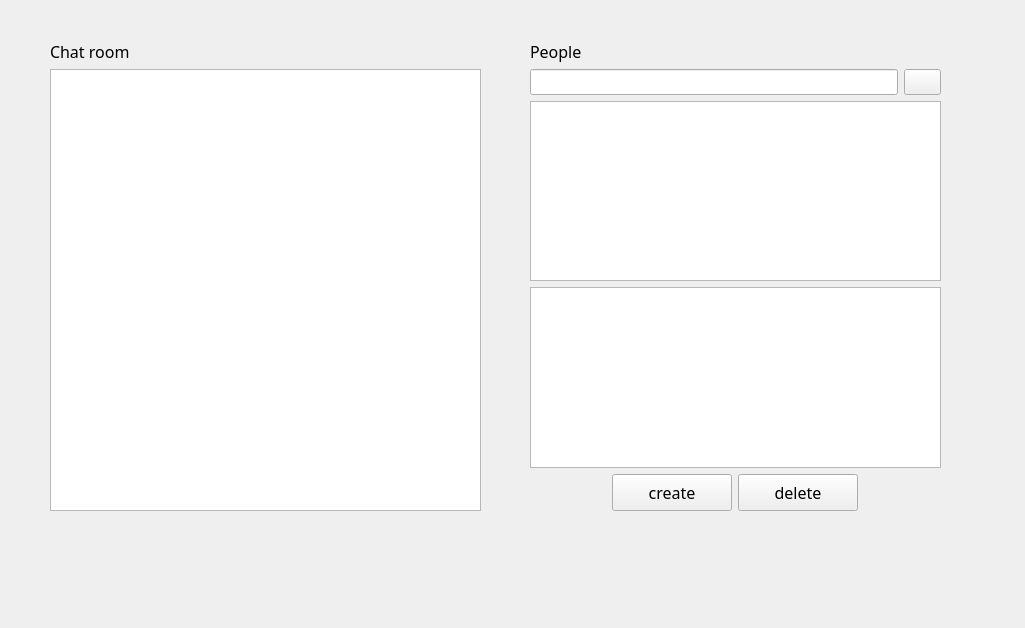
<?xml version="1.0" encoding="UTF-8"?>
<ui version="4.0">
 <class>ChatWidgetForManager</class>
 <widget class="QWidget" name="ChatWidgetForManager">
  <property name="geometry">
   <rect>
    <x>0</x>
    <y>0</y>
    <width>1025</width>
    <height>628</height>
   </rect>
  </property>
  <property name="sizePolicy">
   <sizepolicy hsizetype="Expanding" vsizetype="Expanding">
    <horstretch>0</horstretch>
    <verstretch>0</verstretch>
   </sizepolicy>
  </property>
  <property name="font">
   <font>
    <family>한화 L</family>
   </font>
  </property>
  <property name="windowTitle">
   <string>Form</string>
  </property>
  <widget class="QWidget" name="layoutWidget">
   <property name="geometry">
    <rect>
     <x>50</x>
     <y>40</y>
     <width>431</width>
     <height>471</height>
    </rect>
   </property>
   <layout class="QVBoxLayout" name="verticalLayout">
    <item>
     <layout class="QHBoxLayout" name="horizontalLayout">
      <item>
       <widget class="QLabel" name="chatRoomLabel">
        <property name="sizePolicy">
         <sizepolicy hsizetype="Expanding" vsizetype="Maximum">
          <horstretch>0</horstretch>
          <verstretch>0</verstretch>
         </sizepolicy>
        </property>
        <property name="maximumSize">
         <size>
          <width>16777215</width>
          <height>50</height>
         </size>
        </property>
        <property name="font">
         <font>
          <family>한화 L</family>
          <pointsize>12</pointsize>
         </font>
        </property>
        <property name="text">
         <string>Chat room</string>
        </property>
       </widget>
      </item>
      <item>
       <spacer name="horizontalSpacer">
        <property name="orientation">
         <enum>Qt::Orientation::Horizontal</enum>
        </property>
        <property name="sizeHint" stdset="0">
         <size>
          <width>288</width>
          <height>20</height>
         </size>
        </property>
       </spacer>
      </item>
     </layout>
    </item>
    <item>
     <widget class="QListWidget" name="chatRoomListWidget">
      <property name="font">
       <font>
        <family>한화 L</family>
        <pointsize>11</pointsize>
       </font>
      </property>
     </widget>
    </item>
   </layout>
  </widget>
  <widget class="QWidget" name="layoutWidget">
   <property name="geometry">
    <rect>
     <x>530</x>
     <y>40</y>
     <width>411</width>
     <height>471</height>
    </rect>
   </property>
   <layout class="QVBoxLayout" name="verticalLayout_2">
    <item>
     <layout class="QHBoxLayout" name="horizontalLayout_2">
      <item>
       <widget class="QLabel" name="peopleLabel">
        <property name="sizePolicy">
         <sizepolicy hsizetype="Expanding" vsizetype="Maximum">
          <horstretch>0</horstretch>
          <verstretch>0</verstretch>
         </sizepolicy>
        </property>
        <property name="maximumSize">
         <size>
          <width>16777215</width>
          <height>50</height>
         </size>
        </property>
        <property name="font">
         <font>
          <family>한화 L</family>
          <pointsize>12</pointsize>
         </font>
        </property>
        <property name="text">
         <string>People</string>
        </property>
       </widget>
      </item>
      <item>
       <spacer name="horizontalSpacer_2">
        <property name="orientation">
         <enum>Qt::Orientation::Horizontal</enum>
        </property>
        <property name="sizeHint" stdset="0">
         <size>
          <width>288</width>
          <height>20</height>
         </size>
        </property>
       </spacer>
      </item>
     </layout>
    </item>
    <item>
     <layout class="QHBoxLayout" name="horizontalLayout_3">
      <item>
       <widget class="QLineEdit" name="searchNameEdit">
        <property name="sizePolicy">
         <sizepolicy hsizetype="Expanding" vsizetype="Maximum">
          <horstretch>0</horstretch>
          <verstretch>0</verstretch>
         </sizepolicy>
        </property>
        <property name="maximumSize">
         <size>
          <width>16777215</width>
          <height>80</height>
         </size>
        </property>
        <property name="font">
         <font>
          <family>한화 L</family>
          <pointsize>10</pointsize>
         </font>
        </property>
       </widget>
      </item>
      <item>
       <widget class="QPushButton" name="searchNameButton">
        <property name="sizePolicy">
         <sizepolicy hsizetype="Maximum" vsizetype="Maximum">
          <horstretch>0</horstretch>
          <verstretch>0</verstretch>
         </sizepolicy>
        </property>
        <property name="maximumSize">
         <size>
          <width>80</width>
          <height>80</height>
         </size>
        </property>
        <property name="text">
         <string/>
        </property>
       </widget>
      </item>
     </layout>
    </item>
    <item>
     <widget class="QListWidget" name="searchResultWidget">
      <property name="sizePolicy">
       <sizepolicy hsizetype="Expanding" vsizetype="Expanding">
        <horstretch>0</horstretch>
        <verstretch>0</verstretch>
       </sizepolicy>
      </property>
      <property name="maximumSize">
       <size>
        <width>16777215</width>
        <height>200</height>
       </size>
      </property>
      <property name="font">
       <font>
        <family>한화 L</family>
        <pointsize>11</pointsize>
       </font>
      </property>
     </widget>
    </item>
    <item>
     <widget class="QListWidget" name="selectedResidentWidget">
      <property name="sizePolicy">
       <sizepolicy hsizetype="Expanding" vsizetype="Expanding">
        <horstretch>0</horstretch>
        <verstretch>0</verstretch>
       </sizepolicy>
      </property>
      <property name="maximumSize">
       <size>
        <width>16777215</width>
        <height>200</height>
       </size>
      </property>
      <property name="font">
       <font>
        <family>한화 L</family>
        <pointsize>11</pointsize>
       </font>
      </property>
     </widget>
    </item>
    <item>
     <layout class="QHBoxLayout" name="horizontalLayout_4">
      <item>
       <spacer name="createButtonSpacer_1">
        <property name="orientation">
         <enum>Qt::Orientation::Horizontal</enum>
        </property>
        <property name="sizeHint" stdset="0">
         <size>
          <width>148</width>
          <height>20</height>
         </size>
        </property>
       </spacer>
      </item>
      <item>
       <widget class="QPushButton" name="createButton">
        <property name="sizePolicy">
         <sizepolicy hsizetype="Expanding" vsizetype="Expanding">
          <horstretch>0</horstretch>
          <verstretch>0</verstretch>
         </sizepolicy>
        </property>
        <property name="minimumSize">
         <size>
          <width>120</width>
          <height>37</height>
         </size>
        </property>
        <property name="font">
         <font>
          <family>한화 L</family>
          <pointsize>12</pointsize>
         </font>
        </property>
        <property name="text">
         <string>create</string>
        </property>
       </widget>
      </item>
      <item>
       <widget class="QPushButton" name="deleteButton">
        <property name="sizePolicy">
         <sizepolicy hsizetype="Expanding" vsizetype="Expanding">
          <horstretch>0</horstretch>
          <verstretch>0</verstretch>
         </sizepolicy>
        </property>
        <property name="minimumSize">
         <size>
          <width>120</width>
          <height>37</height>
         </size>
        </property>
        <property name="font">
         <font>
          <family>한화 L</family>
          <pointsize>12</pointsize>
         </font>
        </property>
        <property name="text">
         <string>delete</string>
        </property>
       </widget>
      </item>
      <item>
       <spacer name="createButtonSpacer_2">
        <property name="orientation">
         <enum>Qt::Orientation::Horizontal</enum>
        </property>
        <property name="sizeHint" stdset="0">
         <size>
          <width>148</width>
          <height>20</height>
         </size>
        </property>
       </spacer>
      </item>
     </layout>
    </item>
   </layout>
  </widget>
 </widget>
 <resources/>
 <connections/>
</ui>
